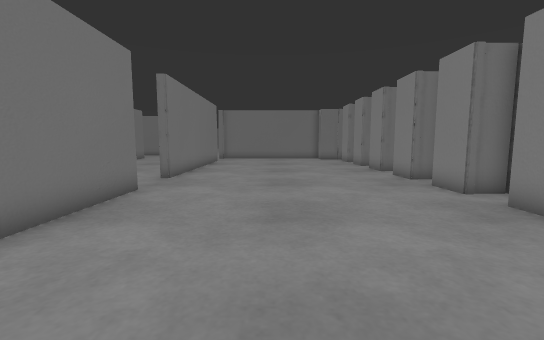
view 1 (above)

24 first-person views from a walk through a Gazebo world. The camera is 0.72 m above the floor, tilts 6° down and sees 90° across. The floor is counted in squares, 0.5 m on a side. Each view is taken from the middle of a square. On the plan, view 1 faces up. The plan holds only what a view shows up to about 13 squares ahead; the rest is blank. The place goes on beyond the plan.

view 2
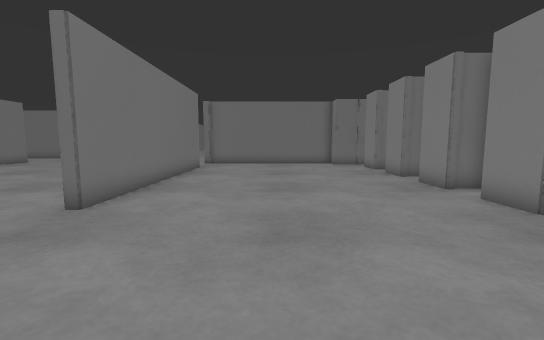

view 3
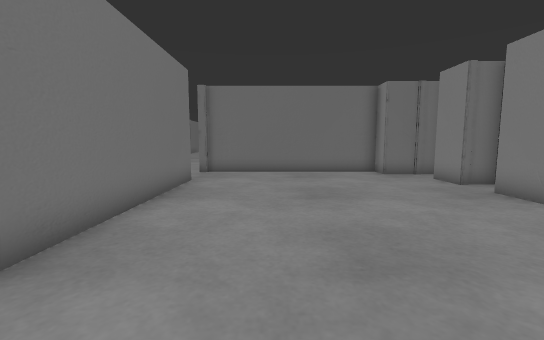

view 4
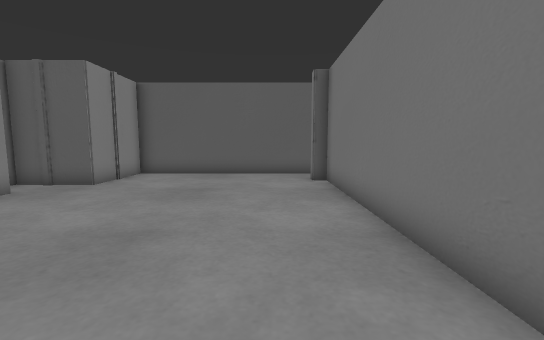

view 5
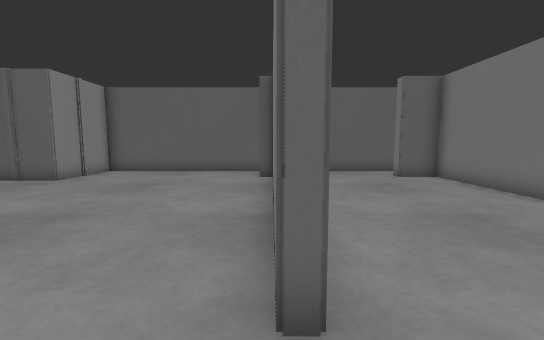

view 6
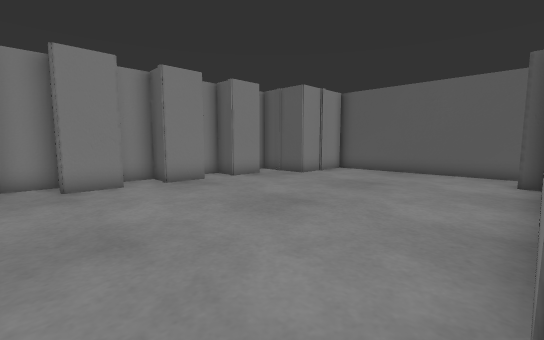

view 7
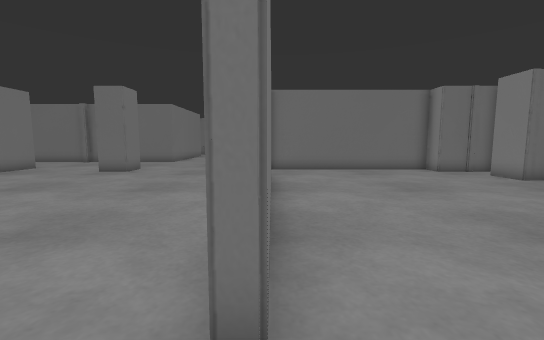

view 8
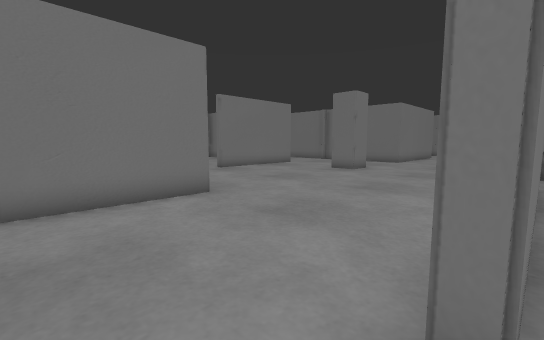

view 9
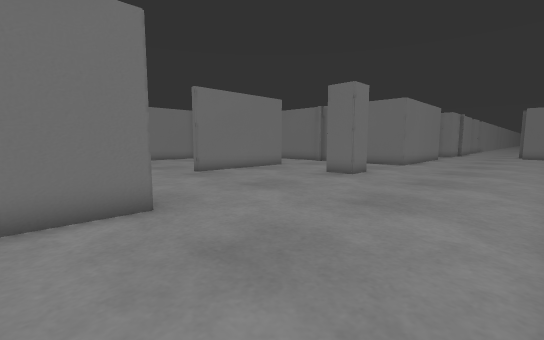

view 10
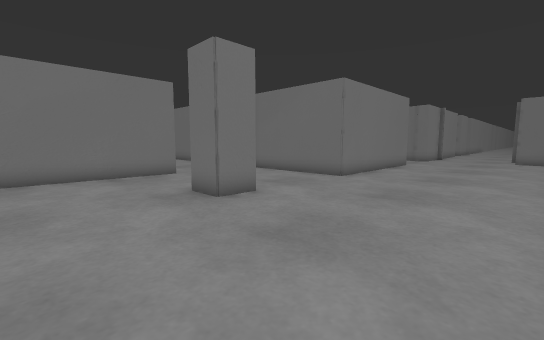

view 11
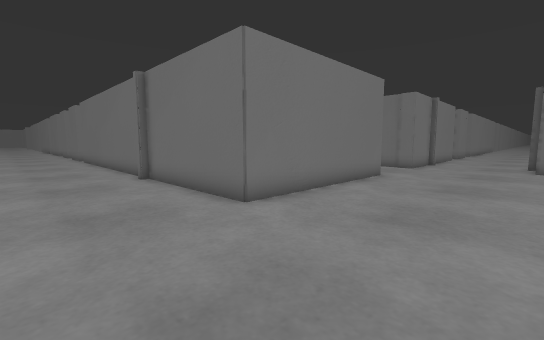

view 12
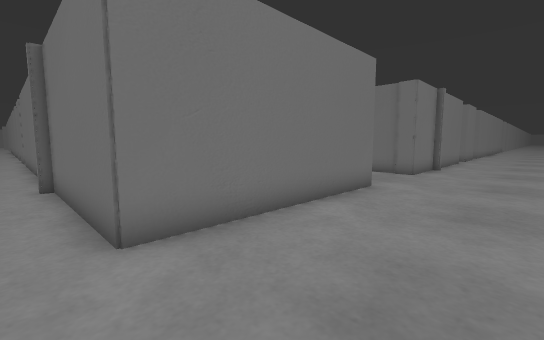

view 13
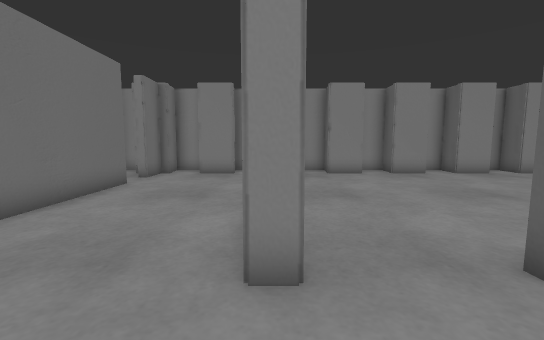

view 14
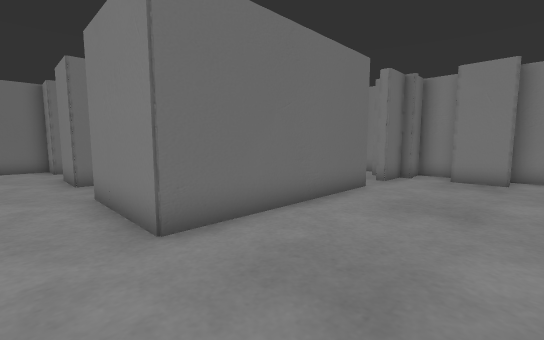

view 15
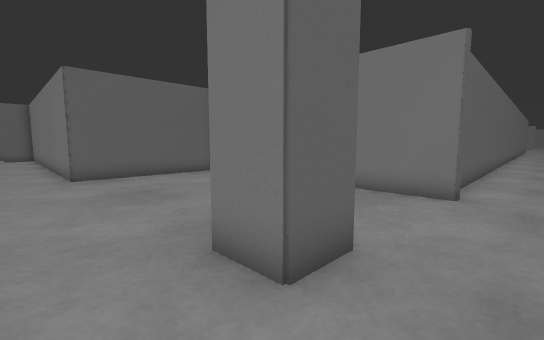

view 16
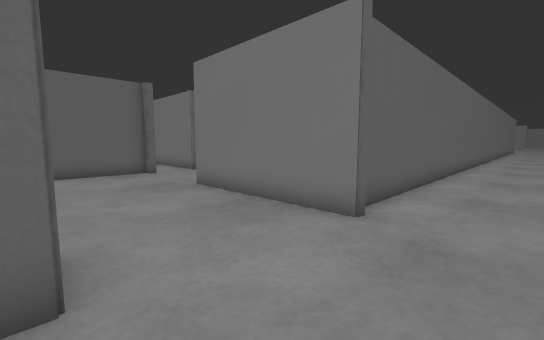

view 17
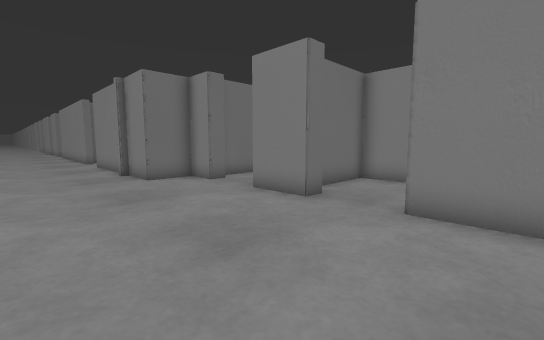

view 18
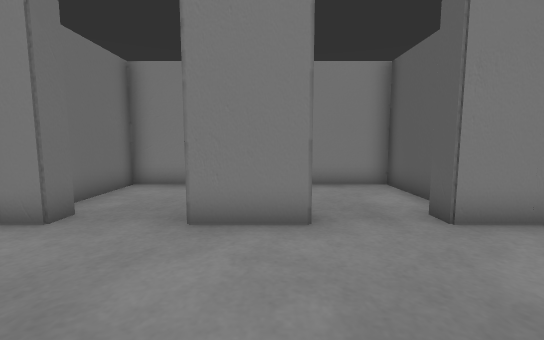

view 19
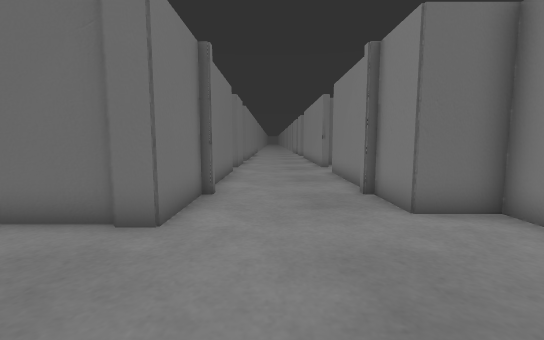

view 20
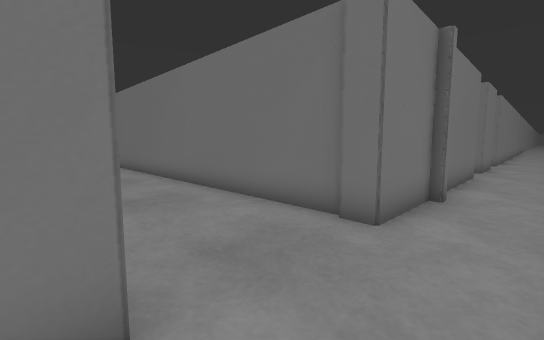

view 21
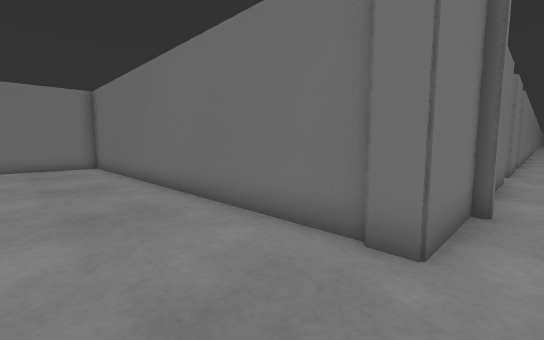

view 22
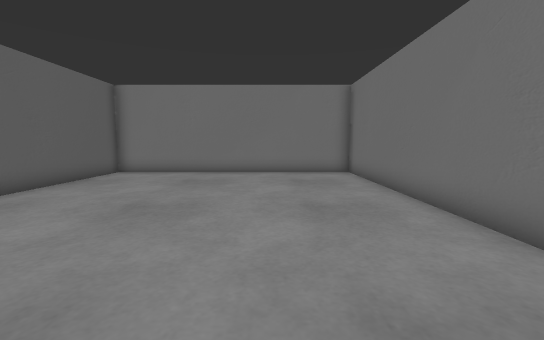

view 23
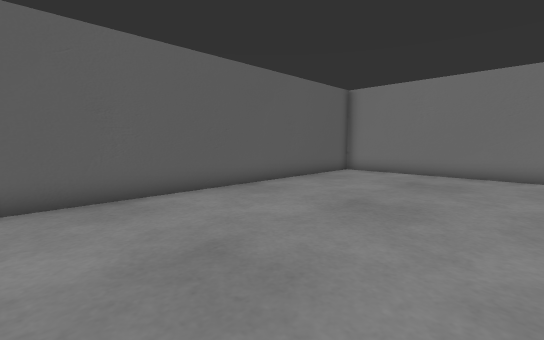

view 24
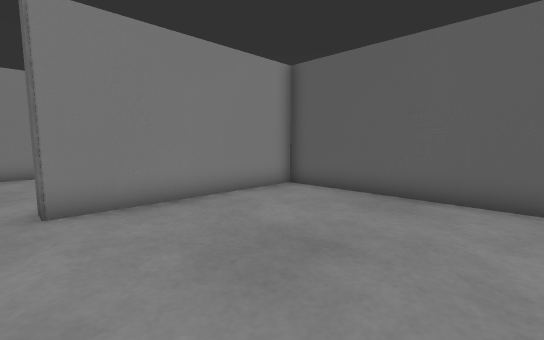

### Floor plan
Points are (right, up) in squares from view 1. A wall is a line through its corners. A room is listed if a view was taken in it or the views show most of it. See-through windows are left out.
Room 1 (views 1, 2, 3, 4, 5, 6, 7, 8)
walls: (6.2, 10.3) (5.3, 10.3) (5.3, 11.7) (6.4, 11.7); (-4.5, 8.1) (-4, 8.1) (-4, -1); (6.5, 7.4) (5.3, 7.4) (5.3, 8.8) (6.5, 8.8); (6.5, 13.2) (5.3, 13.2) (5.3, 14.6) (6.4, 14.6); (5.3, 4.4) (5.3, 5.9) (6.5, 5.9); (6.1, 16.1) (5.3, 16.1) (5.3, 17.5) (6.2, 17.5); (5.3, 1.5) (5.3, 3) (6.5, 3); (6.5, 19) (5.3, 19) (5.3, 20.5) (6.2, 20.5); (-4, 20.2) (-4, 10.6) (-4.5, 10.6); (-3.5, -1) (-3.5, -1.5); (6.5, 21.9) (3.9, 21.9) (3.9, 22.9) (-4.1, 22.9); (-4, 22.7) (-4.4, 22.7); (-3.9, -3.3) (3.9, -3.3) (3.9, 0.1) (6.5, 0.1)
ways out: opening at (-4, 9.5) to room 2; opening at (-4, 21.5) to room 2
Room 2 (views 9, 10, 11, 12, 13, 14, 15, 16, 17, 18, 19, 20, 21)
walls: (-12.4, 23.3) (-10.9, 23.3) (-10.9, 21.9) (-12.4, 21.9); (-4.4, 22.7) (-4.4, 23.4); (-16.7, 23.6) (-16.7, 17.6); (-17.9, 28) (-24.8, 28); (-2.5, 31.1) (0, 31.1) (0, 35) (-2.8, 35); (2.4, 28) (-4.4, 28) (-4.4, 31.9) (-3.6, 31.9); (-16.7, 13.2) (-10.7, 13.2) (-10.7, 8); (-17.1, 13.5) (-16.7, 13.5); (-3.6, 34.3) (-4.4, 34.3) (-4.4, 36.5); (-11.7, 35.5) (-10.9, 35.5) (-10.9, 28) (-16.7, 28); (5.3, 24.6) (5.3, 26.4); (5.3, 28) (3.9, 28); (6.5, 27.7) (5.3, 27.7); (-3.6, 38.9) (-4.4, 38.9) (-4.4, 40.3) (-6.2, 40.3) (-6.2, 42.3); (-11.6, 39.6) (-12.6, 39.6); (0, 37.9) (0, 39.6) (-3.2, 39.6); (-28.1, 23.3) (-17.6, 23.3); (-10.9, 42.3) (-10.9, 39.5) (-11.8, 39.5); (-10.7, 3.4) (-10.7, -1) (-9.2, -1) (-9.2, -1.5); (-6.2, 43.5) (-6.2, 46.5); (-10.9, 46.5) (-10.9, 44); (-10, -3.3) (-6.8, -3.3)
ways out: opening at (-4, 9.5) to room 1; opening at (-4, 21.5) to room 1; opening at (-11.5, 37.5) to room 3; opening at (-17, 15.5); opening at (3, 28)
Room 3 (views 22, 23, 24)
walls: (-12.6, 39.6) (-26.7, 39.6) (-26.7, 28.8) (-11.7, 28.8) (-11.7, 35.5)
ways out: opening at (-11.5, 37.5) to room 2

Where each view was taken, in squares from view 1:
view 1: 0 up, 0 right, facing up
view 2: 5 up, 0 right, facing up
view 3: 10 up, 1 left, facing up
view 4: 9 up, 2 left, facing down
view 5: 10 up, 4 left, facing down
view 6: 10 up, 4 left, facing down-right
view 7: 9 up, 4 left, facing up
view 8: 9 up, 4 left, facing up-left
view 9: 11 up, 5 left, facing up-left
view 10: 18 up, 5 left, facing up-left
view 11: 24 up, 6 left, facing up-left
view 12: 27 up, 7 left, facing up-left
view 13: 23 up, 7 left, facing right
view 14: 24 up, 6 left, facing up-right
view 15: 25 up, 9 left, facing down-left
view 16: 26 up, 12 left, facing down-left
view 17: 30 up, 10 left, facing up-right
view 18: 35 up, 9 left, facing right
view 19: 35 up, 9 left, facing up
view 20: 35 up, 9 left, facing up-left
view 21: 36 up, 10 left, facing up-left
view 22: 36 up, 14 left, facing left
view 23: 36 up, 14 left, facing down-left
view 24: 36 up, 18 left, facing down-right
